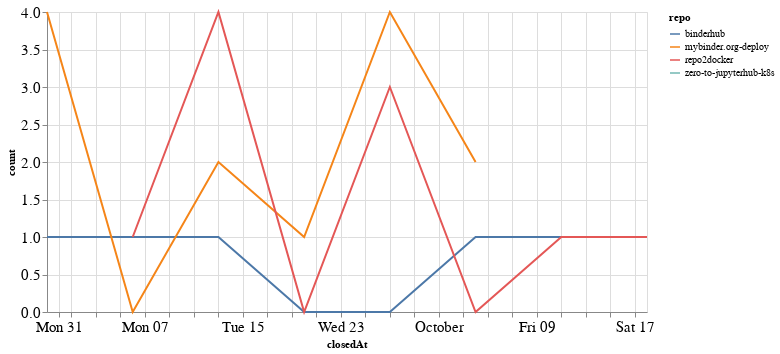

The notebook cell saved with this chart:
### Code cell
closed_by_time = closed_by.groupby('repo').resample('W', on='closedAt').count()['author'].reset_index()
closed_by_time = closed_by_time.rename(columns={'author': 'count'})

alt.Chart(closed_by_time, width=600).mark_line().encode(
    x='closedAt',
    y='count',
    color='repo',
    tooltip="repo"
)

### Figure 1 — Vega-Lite specification as saved in the notebook (floating-point values rounded to 4 significant figures)
{"config": {"axisLeft": {"labelFontSize": 15}, "axisBottom": {"labelFontSize": 15}}, "data": {"name": "data-eb9666c7270a36b0ac8028f7a980f05e"}, "mark": "line", "encoding": {"color": {"type": "nominal", "field": "repo"}, "tooltip": {"type": "nominal", "field": "repo"}, "x": {"type": "temporal", "field": "closedAt"}, "y": {"type": "quantitative", "field": "count"}}, "width": 600, "$schema": "https://vega.github.io/schema/vega-lite/v4.8.1.json", "datasets": {"data-eb9666c7270a36b0ac8028f7a980f05e": [{"repo": "binderhub", "closedAt": "2020-08-30T00:00:00", "count": 1}, {"repo": "binderhub", "closedAt": "2020-09-06T00:00:00", "count": 1}, {"repo": "binderhub", "closedAt": "2020-09-13T00:00:00", "count": 1}, {"repo": "binderhub", "closedAt": "2020-09-20T00:00:00", "count": 0}, {"repo": "binderhub", "closedAt": "2020-09-27T00:00:00", "count": 0}, {"repo": "binderhub", "closedAt": "2020-10-04T00:00:00", "count": 1}, {"repo": "binderhub", "closedAt": "2020-10-11T00:00:00", "count": 1}, {"repo": "mybinder.org-deploy", "closedAt": "2020-08-30T00:00:00", "count": 4}, {"repo": "mybinder.org-deploy", "closedAt": "2020-09-06T00:00:00", "count": 0}, {"repo": "mybinder.org-deploy", "closedAt": "2020-09-13T00:00:00", "count": 2}, {"repo": "mybinder.org-deploy", "closedAt": "2020-09-20T00:00:00", "count": 1}, {"repo": "mybinder.org-deploy", "closedAt": "2020-09-27T00:00:00", "count": 4}, {"repo": "mybinder.org-deploy", "closedAt": "2020-10-04T00:00:00", "count": 2}, {"repo": "repo2docker", "closedAt": "2020-09-06T00:00:00", "count": 1}, {"repo": "repo2docker", "closedAt": "2020-09-13T00:00:00", "count": 4}, {"repo": "repo2docker", "closedAt": "2020-09-20T00:00:00", "count": 0}, {"repo": "repo2docker", "closedAt": "2020-09-27T00:00:00", "count": 3}, {"repo": "repo2docker", "closedAt": "2020-10-04T00:00:00", "count": 0}, {"repo": "repo2docker", "closedAt": "2020-10-11T00:00:00", "count": 1}, {"repo": "repo2docker", "closedAt": "2020-10-18T00:00:00", "count": 1}, {"repo": "zero-to-jupyterhub-k8s", "closedAt": "2020-10-18T00:00:00", "count": 1}]}}
